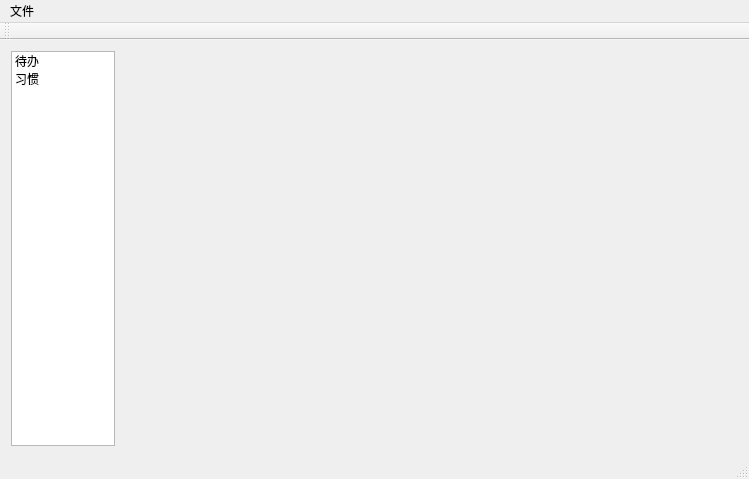
<?xml version="1.0" encoding="UTF-8"?>
<ui version="4.0">
 <class>TodoListClass</class>
 <widget class="QMainWindow" name="TodoListClass">
  <property name="geometry">
   <rect>
    <x>0</x>
    <y>0</y>
    <width>749</width>
    <height>479</height>
   </rect>
  </property>
  <property name="windowTitle">
   <string>TodoList</string>
  </property>
  <widget class="QWidget" name="centralWidget">
   <layout class="QGridLayout" name="gridLayout">
    <item row="0" column="0">
     <layout class="QGridLayout" name="main_layout" rowstretch="1,6" columnstretch="1,6">
      <item row="0" column="0" rowspan="2">
       <widget class="QListWidget" name="list_choose">
        <item>
         <property name="text">
          <string>待办</string>
         </property>
         <property name="background">
          <brush brushstyle="NoBrush">
           <color alpha="255">
            <red>48</red>
            <green>200</green>
            <blue>58</blue>
           </color>
          </brush>
         </property>
        </item>
        <item>
         <property name="text">
          <string>习惯</string>
         </property>
         <property name="background">
          <brush brushstyle="NoBrush">
           <color alpha="255">
            <red>48</red>
            <green>200</green>
            <blue>58</blue>
           </color>
          </brush>
         </property>
        </item>
       </widget>
      </item>
      <item row="0" column="1">
       <layout class="QHBoxLayout" name="tool_layout"/>
      </item>
      <item row="1" column="1">
       <layout class="QVBoxLayout" name="list_layout" stretch=""/>
      </item>
     </layout>
    </item>
   </layout>
  </widget>
  <widget class="QMenuBar" name="menuBar">
   <property name="geometry">
    <rect>
     <x>0</x>
     <y>0</y>
     <width>749</width>
     <height>30</height>
    </rect>
   </property>
   <widget class="QMenu" name="menu">
    <property name="title">
     <string>文件</string>
    </property>
    <addaction name="actionadsh"/>
   </widget>
   <addaction name="menu"/>
  </widget>
  <widget class="QToolBar" name="mainToolBar">
   <attribute name="toolBarArea">
    <enum>TopToolBarArea</enum>
   </attribute>
   <attribute name="toolBarBreak">
    <bool>false</bool>
   </attribute>
  </widget>
  <widget class="QStatusBar" name="statusBar"/>
  <action name="actionadsh">
   <property name="text">
    <string>保存</string>
   </property>
   <property name="shortcut">
    <string>Ctrl+S</string>
   </property>
  </action>
 </widget>
 <layoutdefault spacing="6" margin="11"/>
 <resources>
  <include location="TodoList.qrc"/>
 </resources>
 <connections/>
</ui>
